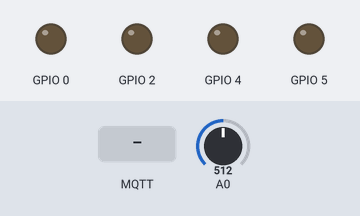
Simulated run of this sketch. Board: ESP8266 (NodeMCU). Parts: output pins drawn as LEDs (lit = HIGH). Inputs (shaded band) come from the test bench; at power-on: A0 = 512. WiFi joins after 1.5 s; servers stay silent unless stated; EEPROM starts erased; no MQTT or app messages arrive unless stated; what the sketch prints to the serial monitor is not drawn.

Above: at 3.2 s.
3.3 s: MQTT message "1" arrives on the first subscribed topic
At 4.3 s:
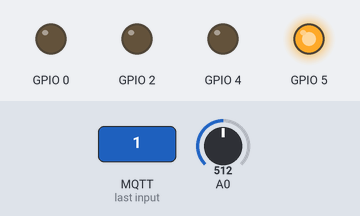
4.8 s: MQTT message "1" arrives on the second subscribed topic
At 5.1 s:
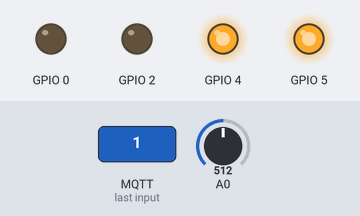
6.3 s: MQTT message "1" arrives on the third subscribed topic
At 7.6 s:
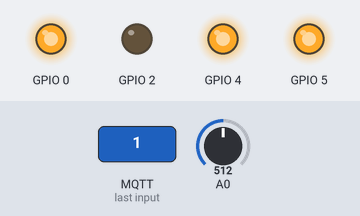
Timing chart, 0 to 9.3 s (numbered marks = the images above; inputs shaded):
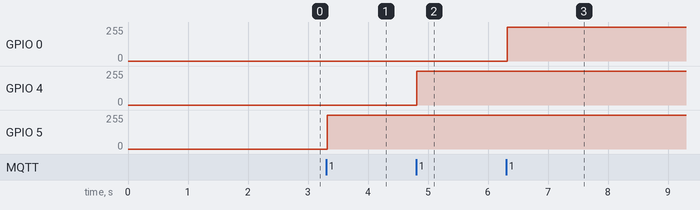

The sketch:

IOTnode.ino
```cpp
//TF4061 INDUSTRIAL INTERNET OF THINGS
//KELOMPOK 14
//  Vieri Kristianto W  13315501
//  Adrian Thomas       13316020
//  M Akhsanul Amal     13317023
//
//EEPROM mapping -> DVR, DVG, DVB, CC, YS
//DVR DVG DVB 2 byte, CC 2 byte, YS 1 byte
//YS 0
//CC 1-2
//DVR 3-4
//DVG 5-6
//DVB 7-8

//deklarasi library
#include <ESP8266WiFi.h>
#include <MQTT.h>
#include <EEPROM.h>

//deklarasi variabel
//  LDR
int sensorValue; //nilai analog
int lux; //nilai lux

//  LED RGB
int LEDR, LEDG, LEDB = 0; //nilai LED dalam analog
int br, bg, bb, sb; //nilai buffer
float statR, statG, statB; //nilai LED dalam skala 0-100

//  mode
bool state = true; //true = auto, false = manual

//  setpoint
int setpoint2; //buffer
int setpoint = 5000;

//  debug string
String dbstring;

//SSID dan password
const char ssid[] = "TF-IIOT";
const char pass[] = "industri40";

//IP ADDRESS
IPAddress IP(192,168,1,114);
IPAddress NETMASK(255,255,255,0);
IPAddress NETWORK(192,168,1,1);
IPAddress DNS(192,168,1,1);

WiFiClient net;
MQTTClient client;

//counter
unsigned long lastMillis = 0;

void connect() { //fungsi menghubungkan ke wifi dan broker
  //menghubungkan ke wifi
  Serial.print("checking wifi...");
  while (WiFi.status() != WL_CONNECTED) {
    Serial.print(".");
    delay(1000);
  }
  Serial.println("IP address: ");
  Serial.println(WiFi.localIP());

  //menghubungkan ke broker
  Serial.print("\nconnecting...");
  while (!client.connect("arduino")) {
    Serial.print(".");
    delay(1000);
  }

  Serial.println("\nconnected!");

  //subscribe topik
  client.subscribe("TF-IIOT/NODE14/DVR/141");
  client.subscribe("TF-IIOT/NODE14/DVG/141");
  client.subscribe("TF-IIOT/NODE14/DVB/141");
  client.subscribe("TF-IIOT/NODE14/YS/141");
  client.subscribe("TF-IIOT/NODE14/CC/141");

}

void messageReceived(String &topic, String &payload) { //fungsi menerima pesan
  Serial.println("incoming: " + topic + " - " + payload);

  if(topic == "TF-IIOT/NODE14/DVR/141"){
    br = payload.toInt();
    if(LEDR != (br * 1023) / 255){ //menulis ke EEPROM, baru benar-benar menulis jika nilai memang berbeda untuk menghemat write cycle EEPROM
      EEPROM.write(3, (br * 1023 / 255)/256);
      EEPROM.write(4, (br * 1023 / 255)%256);
      EEPROM.commit();
    }
    LEDR = (br * 1023) / 255;
  }

  else if(topic == "TF-IIOT/NODE14/DVG/141"){
    bg = payload.toInt();
    if(LEDG != (bg * 1023) / 255){
      EEPROM.write(5, (bg * 1023 / 255)/256);
      EEPROM.write(6, (bg * 1023 / 255)%256);
      EEPROM.commit();
    }
    LEDG = (bg * 1023) / 255;
  }

  else if(topic == "TF-IIOT/NODE14/DVB/141"){
    bb = payload.toInt();
    if(LEDB != (bb * 1023) / 255){
      EEPROM.write(7, (bb * 1023 / 255)/256);
      EEPROM.write(8, (bb * 1023 / 255)%256);
      EEPROM.commit();
    }
    LEDB = (bb * 1023) / 255;
  }

  else if(topic == "TF-IIOT/NODE14/YS/141"){
    if(int(state) != payload.toInt()){
      EEPROM.write(0, payload.toInt());
      EEPROM.commit();
    }
    state = payload.toInt();
  }

  else if(topic == "TF-IIOT/NODE14/CC/141"){
    setpoint2 = payload.toInt();
    if(setpoint2 != setpoint){
      EEPROM.write(1, setpoint2 / 256);
      EEPROM.write(2, setpoint2 % 256);
      EEPROM.commit();
    }
    setpoint = payload.toInt();
  }

}

void setup() {
  //inisiasi
  Serial.begin(115200);
  WiFi.mode(WIFI_STA);
  WiFi.begin(ssid, pass);
  EEPROM.begin(512);
  WiFi.config(IP, NETWORK, NETMASK, DNS);

  //membaca dari EEPROM
  state = bool(EEPROM.read(0));
  setpoint = int(EEPROM.read(1)) * 256 + int(EEPROM.read(2));
  LEDR = int(EEPROM.read(3)) * 256 + int(EEPROM.read(4));
  LEDG = int(EEPROM.read(5)) * 256 + int(EEPROM.read(6));
  LEDB = int(EEPROM.read(7)) * 256 + int(EEPROM.read(8));

  //inisiasi pin
  pinMode(5, OUTPUT);
  pinMode(4, OUTPUT);
  pinMode(0, OUTPUT);
  pinMode(2, OUTPUT);

  //inisiasi koneksi ke broker
  client.begin("192.168.1.100", net);
  client.onMessage(messageReceived);

  //koneksi
  connect();

}

void loop() {
  client.loop();
  delay(10);  // untuk kestabilan

  //apabila putus koneksi
  if (!client.connected()) {
    connect();
  }

  //membaca nilai LDR
  sensorValue = analogRead(A0);
  lux = map(sensorValue, 1024, 350, 0, 10000);

  //menghitung nilai LED dalam skala 0-100
  statR = (LEDR * 255.0) /1023.0;
  statG = (LEDG * 255.0) /1023.0;
  statB = (LEDB * 255.0) /1023.0;

  //string untuk debug
  dbstring = "lux = " + String(lux) + " lx, R = " + String(statR) + ", G = " + String(statG) + ", B = " + String(statB) + ", State = " + String(state) + ", Set point = " + String(setpoint);

  //mode manual
  if(!state){
    analogWrite(5, 1023-LEDR);
    analogWrite(4, 1023-LEDG);
    analogWrite(0, 1023-LEDB);
  }

  //mode auto
  else if (state){
    if(lux >= setpoint){
      digitalWrite(5, HIGH);
      digitalWrite(4, HIGH);
      digitalWrite(0, HIGH);
    }
    else if(lux < setpoint){
      analogWrite(5, 1023-LEDR);
      analogWrite(4, 1023-LEDG);
      analogWrite(0, 1023-LEDB);
    }
  }

  // publish pesan per detik
  if (millis() - lastMillis > 1000) {
    lastMillis = millis();
    client.publish("TF-IIOT/NODE14/CT/141", String(lux));
    client.publish("TF-IIOT/NODE14/DIR/141", String(statR));
    client.publish("TF-IIOT/NODE14/DIG/141", String(statG));
    client.publish("TF-IIOT/NODE14/DIB/141", String(statB));
    client.publish("TF-IIOT/NODE14/YI/141", String(state));
    client.publish("debug", dbstring);
  }

}
```

Measured:
- after the input at 3.3 s, GPIO 5: 0/255 → 254/255 at once
- after the input at 4.8 s, GPIO 4: 0/255 → 254/255 at once
- after the input at 6.3 s, GPIO 0: 0/255 → 254/255 at once
